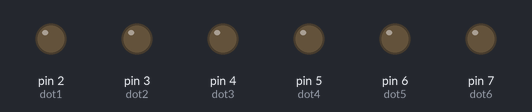
Simulated run of this sketch. Board: Arduino Uno, built with avr-gcc and run on an emulated ATmega328P. On the bench: output pins drawn as LEDs (lit = HIGH).

Above: at 0.1 s.
At 4.3 s:
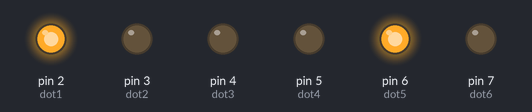
At 9.5 s:
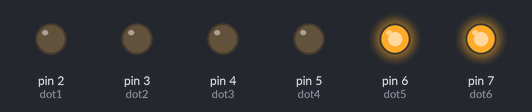
At 13.7 s:
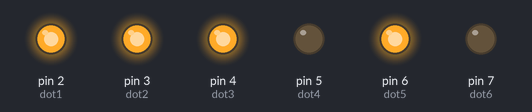
At 18.9 s:
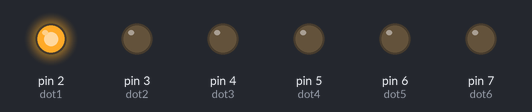
At 38.6 s:
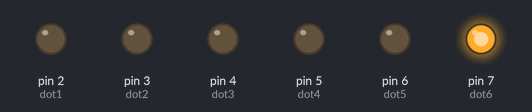
Timing chart, 0 to 40.0 s (numbered marks = the images above):
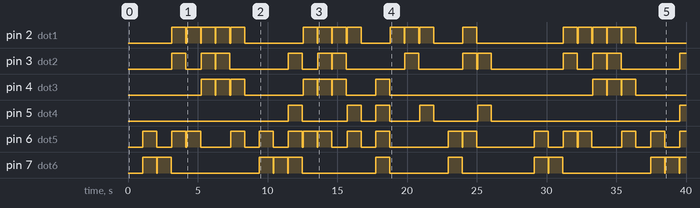

Measured:
- by itself, pin 5 (dot4): LOW → HIGH at 11.5 s, → LOW 1.0 s later, → HIGH 3.2 s later, → LOW 1.0 s later, … (11 changes in this stretch)

The sketch:

main.ino
```cpp
#include <ctype.h>

#define dot1 2
#define dot2 3
#define dot3 4
#define dot4 5
#define dot5 6
#define dot6 7

#define a 1
#define b 12
#define c 14
#define d 145
#define e 15
#define f 124
#define g 1245
#define h 125
#define i 24
#define j 245
#define k 13
#define l 123
#define m 134
#define n 1345
#define o 135
#define p 1234
#define q 12345
#define r 1235
#define s 234
#define t 2345
#define u 136
#define v 1236
#define w 2456
#define x 1346
#define y 13456
#define z 1356
#define cap 6
#define num 3456
#define letter 56

#define lowDelay 50
#define highDelay 1000

String toPrint = "123";

void setup()
{
    Serial.begin(9600);
    pinMode(dot1, OUTPUT);
    pinMode(dot2, OUTPUT);
    pinMode(dot3, OUTPUT);
    pinMode(dot4, OUTPUT);
    pinMode(dot5, OUTPUT);
    pinMode(dot6, OUTPUT);
}

void loop()
{
    printBraille("Hello World!!! 123 hi");
    delay(2000);
}

void signal(int in)
{
    String input = String(in);
    setAllLow();
    delay(lowDelay);
    for (int ii = 0; ii <= input.length(); ii++)
    {
        if (input[ii] == '1')
        {
            digitalWrite(dot1, HIGH);
        }
        else if (input[ii] == '2')
        {
            digitalWrite(dot2, HIGH);
        }
        else if (input[ii] == '3')
        {
            digitalWrite(dot3, HIGH);
        }
        else if (input[ii] == '4')
        {
            digitalWrite(dot4, HIGH);
        }
        else if (input[ii] == '5')
        {
            digitalWrite(dot5, HIGH);
        }
        else if (input[ii] == '6')
        {
            digitalWrite(dot6, HIGH);
        }
    }
    delay(highDelay);
    setAllLow();
}

void printBrailleWord(const String &str)
{
    for (int ii = 0; ii <= str.length(); ii++)
    {
        if (str[ii] == ' ')
            setAllLow();

        else if (str[ii] == 'a')
            signal(a);

        else if (str[ii] == 'b')
            signal(b);

        else if (str[ii] == 'c')
            signal(c);

        else if (str[ii] == 'd')
            signal(d);

        else if (str[ii] == 'e')
            signal(e);

        else if (str[ii] == 'f')
            signal(f);

        else if (str[ii] == 'g')
            signal(g);

        else if (str[ii] == 'h')
            signal(h);

        else if (str[ii] == 'i')
            signal(i);

        else if (str[ii] == 'j')
            signal(j);

        else if (str[ii] == 'k')
            signal(k);

        else if (str[ii] == 'l')
            signal(l);

        else if (str[ii] == 'm')
            signal(m);

        else if (str[ii] == 'n')
            signal(n);

        else if (str[ii] == 'o')
            signal(o);

        else if (str[ii] == 'p')
            signal(p);

        else if (str[ii] == 'q')
            signal(q);

        else if (str[ii] == 'r')
            signal(r);

        else if (str[ii] == 's')
            signal(s);

        else if (str[ii] == 't')
            signal(t);

        else if (str[ii] == 'u')
            signal(u);

        else if (str[ii] == 'v')
            signal(v);

        else if (str[ii] == 'w')
            signal(w);

        else if (str[ii] == 'x')
            signal(x);

        else if (str[ii] == 'y')
            signal(y);

        else if (str[ii] == 'z')
            signal(z);

        else if (str[ii] == 'A')
        {
            signal(cap);
            signal(a);
        }
        else if (str[ii] == 'b')
        {
            signal(cap);
            signal(b);
        }
        else if (str[ii] == 'C')
        {
            signal(cap);
            signal(c);
        }
        else if (str[ii] == 'D')
        {
            signal(cap);
            signal(d);
        }
        else if (str[ii] == 'E')
        {
            signal(cap);
            signal(e);
        }
        else if (str[ii] == 'F')
        {
            signal(cap);
            signal(f);
        }
        else if (str[ii] == 'G')
        {
            signal(cap);
            signal(g);
        }
        else if (str[ii] == 'H')
        {
            signal(cap);
            signal(h);
        }
        else if (str[ii] == 'I')
        {
            signal(cap);
            signal(i);
        }
        else if (str[ii] == 'J')
        {
            signal(cap);
            signal(j);
        }
        else if (str[ii] == 'K')
        {
            signal(cap);
            signal(k);
        }
        else if (str[ii] == 'L')
        {
            signal(cap);
            signal(l);
        }
        else if (str[ii] == 'M')
        {
            signal(cap);
            signal(m);
        }
        else if (str[ii] == 'N')
        {
            signal(cap);
            signal(n);
        }
        else if (str[ii] == 'O')
        {
            signal(cap);
            signal(o);
        }
        else if (str[ii] == 'P')
        {
            signal(cap);
            signal(p);
        }
        else if (str[ii] == 'Q')
        {
            signal(cap);
            signal(q);
        }
        else if (str[ii] == 'R')
        {
            signal(cap);
            signal(r);
        }
        else if (str[ii] == 'S')
        {
            signal(cap);
            signal(s);
        }
        else if (str[ii] == 'T')
        {
            signal(cap);
            signal(t);
        }
        else if (str[ii] == 'U')
        {
            signal(cap);
            signal(u);
        }
        else if (str[ii] == 'V')
        {
            signal(cap);
            signal(v);
        }
        else if (str[ii] == 'W')
        {
            signal(cap);
            signal(w);
        }
        else if (str[ii] == 'X')
        {
            signal(cap);
            signal(x);
        }
        else if (str[ii] == 'Y')
        {
            signal(cap);
            signal(y);
        }
        else if (str[ii] == 'Z')
        {
            signal(cap);
            signal(z);
        }
        else
        {
            continue;
        }
    }
    setAllLow();
}

void printBrailleNum(const String &str)
{
    for (int ii = 0; ii <= str.length(); ii++)
    {
        if (str[ii] == '1')
            signal(a);

        else if (str[ii] == '2')
            signal(b);

        else if (str[ii] == '3')
            signal(c);

        else if (str[ii] == '4')
            signal(d);

        else if (str[ii] == '5')
            signal(e);

        else if (str[ii] == '6')
            signal(f);

        else if (str[ii] == '7')
            signal(g);

        else if (str[ii] == '8')
            signal(h);

        else if (str[ii] == '9')
            signal(i);

        else if (str[ii] == '0')
            signal(j);
    }
}

void printBraille(String str)
{
    String strs[20];
    int strCount = 0;
    while (str.length() > 0)
    {
        int index = str.indexOf(' ');
        if (index == -1)
        {
            strs[strCount++] = str;
            break;
        }
        else
        {
            strs[strCount++] = str.substring(0, index);
            str = str.substring(index + 1);
        }
    }
    for (int ii = 0; ii < strCount; ii++)
    {
        if (!isDigit(strs[ii][0]))
        {
            setAllLow();
            delay(highDelay);
            signal(letter);
            printBrailleWord(strs[ii]);
        }
        else
        {
            setAllLow();
            delay(highDelay);

            signal(num);
            printBrailleNum(strs[ii]);
        }
    }
}

void setAllLow()
{
    digitalWrite(dot1, LOW);
    digitalWrite(dot2, LOW);
    digitalWrite(dot3, LOW);
    digitalWrite(dot4, LOW);
    digitalWrite(dot5, LOW);
    digitalWrite(dot6, LOW);
}
```
